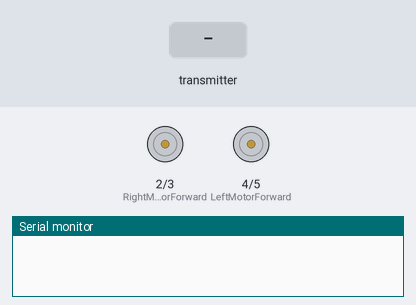
The sketch below on a simulated Arduino Uno, built with avr-gcc and run on an emulated ATmega328P. On the bench: motor-driver pin pairs drawn as motors (green arrow = first pin HIGH = forward, orange = second pin HIGH = backward, longer = more drive), the last lines printed to the serial monitor. The test bench sets the inputs (shaded band). No radio packets arrive unless stated.

Above: at 1.2 s.
1.3 s: the transmitter starts sending data.0 = 0
At 2.3 s:
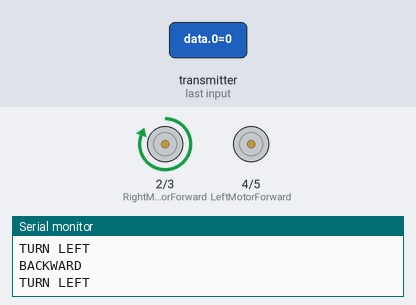
2.8 s: the transmitter starts sending data.1 = 1023
At 3.4 s:
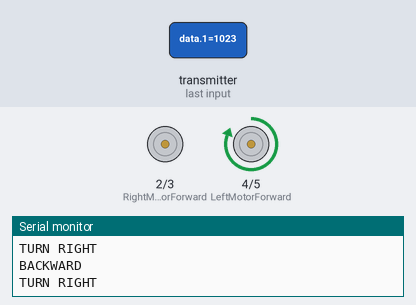
4.3 s: the transmitter starts sending data.1 = 512
At 4.6 s:
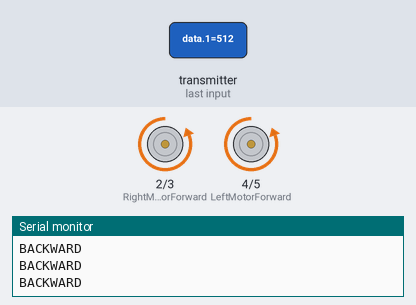
5.8 s: the transmitter starts sending data.0 = 1023
At 6.9 s:
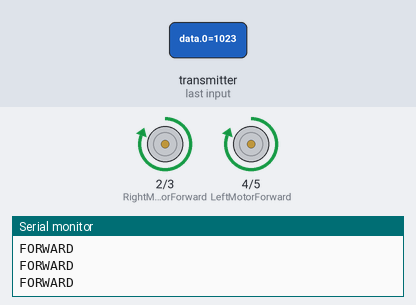
7.3 s: the transmitter starts sending data.0 = 256
At 8.1 s:
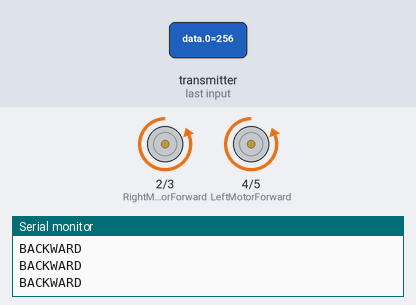
8.8 s: the transmitter starts sending data.1 = 0
At 9.2 s:
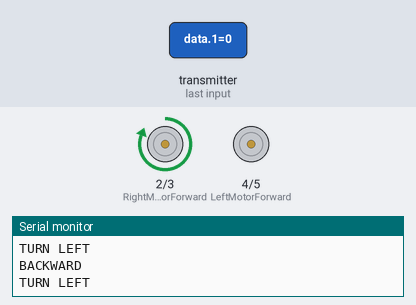
Timing chart, 0 to 11.3 s (numbered marks = the images above; inputs shaded):
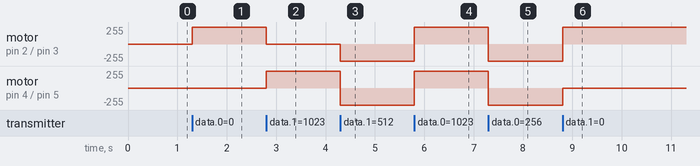

Measured:
- after the input at 1.3 s, motor on pin 2 (RightMotorForward) / pin 3 (RightMotorBackward): stopped → forward 255/255 at once
- after the input at 2.8 s, motor on pin 2 (RightMotorForward) / pin 3 (RightMotorBackward): forward 255/255 → stopped at once; motor on pin 4 (LeftMotorForward) / pin 5 (LeftMotorBackward): stopped → forward 255/255 at once
- after the input at 4.3 s, motor on pin 2 (RightMotorForward) / pin 3 (RightMotorBackward): stopped → backward 255/255 at once; motor on pin 4 (LeftMotorForward) / pin 5 (LeftMotorBackward): forward 255/255 → backward 255/255 at once
- after the input at 5.8 s, motor on pin 2 (RightMotorForward) / pin 3 (RightMotorBackward), motor on pin 4 (LeftMotorForward) / pin 5 (LeftMotorBackward): backward 255/255 → forward 255/255 at once
- after the input at 7.3 s, motor on pin 2 (RightMotorForward) / pin 3 (RightMotorBackward), motor on pin 4 (LeftMotorForward) / pin 5 (LeftMotorBackward): forward 255/255 → backward 255/255 at once
- after the input at 8.8 s, motor on pin 2 (RightMotorForward) / pin 3 (RightMotorBackward): backward 255/255 → forward 255/255 at once; motor on pin 4 (LeftMotorForward) / pin 5 (LeftMotorBackward): backward 255/255 → stopped at once

The sketch:

Remote_Control_receiver.ino
```cpp
#include <SPI.h>      //the communication interface with the modem
#include "RF24.h"     //the library which helps us to control the radio modem (nRF24L)

//Motor A
const int RightMotorForward = 2;    // IN1
const int RightMotorBackward = 3;   // IN2

//Motor B
const int LeftMotorForward = 4;     // IN3
const int LeftMotorBackward = 5;    // IN4


int data[2];

RF24 radio(7, 8); //8 and 10 are a digital pin numbers to which signals CE and CSN are connected

const uint64_t pipe = 0xE8E8F0F0E1LL; //the address of the modem,that will receive data from the Arduino


void setup() {
  Serial.begin(9600);
  pinMode(RightMotorForward, OUTPUT);
  pinMode(LeftMotorForward, OUTPUT);
  pinMode(RightMotorBackward, OUTPUT);
  pinMode(LeftMotorBackward, OUTPUT);

  radio.begin();                    //it activates the modem
  radio.openReadingPipe(1, pipe);   //determines the address of our modem which receive data
  radio.startListening();           //enable receiving data via modem
}

void loop() {
  if (radio.available()) {
    radio.read(data, sizeof(data));

    //data X
    if (data[0] > 550) {
      digitalWrite(RightMotorForward, HIGH);
      digitalWrite(RightMotorBackward, LOW);
      digitalWrite(LeftMotorForward, HIGH);
      digitalWrite(LeftMotorBackward, LOW);
      Serial.println("FORWARD");
    }

    //data X
    if (data[0] < 400) {
      digitalWrite(LeftMotorForward, LOW);
      digitalWrite(LeftMotorBackward, HIGH);
      digitalWrite(RightMotorForward, LOW);
      digitalWrite(RightMotorBackward, HIGH);
      Serial.println("BACKWARD");
    }

    //data Y
    if (data[1] > 550) {
      digitalWrite(RightMotorForward, LOW);
      digitalWrite(RightMotorBackward, LOW);
      digitalWrite(LeftMotorForward, HIGH );
      digitalWrite(LeftMotorBackward, LOW);
      Serial.println("TURN RIGHT");
    }

    //data Y
    if (data[1] < 400) {
      digitalWrite(RightMotorForward, HIGH);
      digitalWrite(RightMotorBackward, LOW);
      digitalWrite(LeftMotorForward, LOW);
      digitalWrite(LeftMotorBackward, LOW);
      Serial.println("TURN LEFT");
    }

    if (data[0] < 550 && data[0] > 400 && data[1] < 550 && data[1] > 400) {
      digitalWrite(RightMotorForward, LOW);
      digitalWrite(RightMotorBackward, LOW);
      digitalWrite(LeftMotorForward, LOW);
      digitalWrite(LeftMotorBackward, LOW);
      Serial.println("STOP");
    }

  }
}
```
